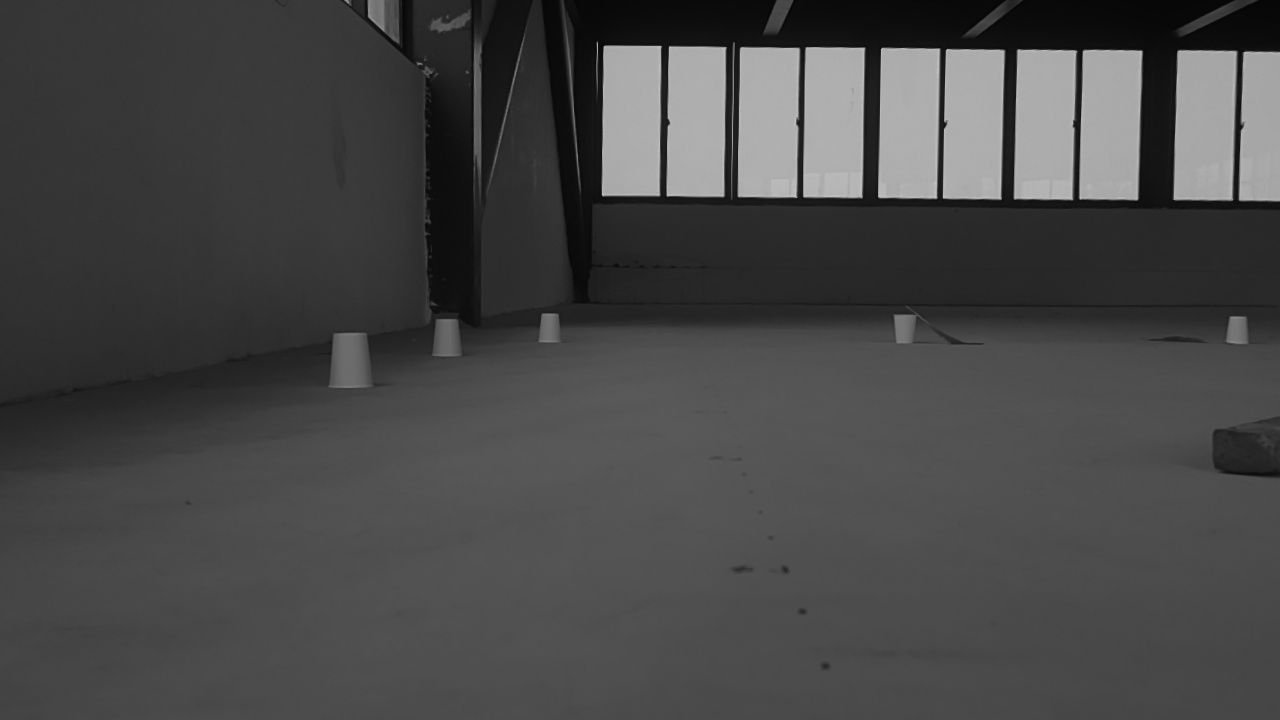
#> input picture imgs/000678_left.png, 1280 x 720 px, found by its file name
$ python stereo3destimation.py
#> lines starting #> are read from the running program, lines starting #| are printed output that depends on the picture; after the words box and inside, x2 and y2 are one past the last pixel; in counts of white or black regions, pixels touching at a corner belong together
### pythonscripts/exercise/display_image.py
import sys
import os
# from _pickle import dump
sys.path.insert(0, os.path.abspath('..'))

import numpy as np
import cv2
import matplotlib.pyplot as plt


class DisplayImg(object):
    def __init__(self, win_name=""):

        self.win_name = win_name

        self.resize_ratio = 0.5
        self.mouse_pos_text= ""
        return
    def appendtext2img(self, m, text):

        return self.addtext2img(m, text, True)

    def show_image(self, img,textlines=[], img_width=0):
#         img = cv2.resize(img, (0,0), fx=self.resize_ratio, fy=self.resize_ratio)


        win_name = self.win_name
        cv2.namedWindow( win_name, cv2.WINDOW_AUTOSIZE )
        cv2.setMouseCallback(win_name,self.on_mouse)
        self.img_width = img_width
        while True:
            res_img = img.copy()
            description_text = textlines.copy()
            cur_img_width = res_img.shape[1]
            if(cur_img_width > 2000):
                res_img = cv2.resize(res_img, (0,0), fx=self.resize_ratio, fy=self.resize_ratio)

            if (self.mouse_pos_text != ""):
                    description_text.append(self.mouse_pos_text)
            if(len(description_text) != 0):
                res_img = self.appendtext2img(res_img, description_text)

            cv2.imshow(win_name,res_img)
            key = cv2.waitKey(10)
            if  key != -1:
                if key == 1048677:
                    break
                print('key={}'.format(key))
#                 break;
        cv2.destroyWindow(win_name);
        for _ in range(6):
            cv2.waitKey(1)

        return

    def addtext2img(self, m, text, append):

        #draw the blank area with text lines
        height = m.shape[0]
        width = m.shape[1]
        text_lines = text
        blank_height = (len(text_lines) + 1) * 30

        blank_area = np.zeros((blank_height, m.shape[1], m.shape[2]), m.dtype)

        #draw the line
        y0 = 25
        dy = 30
        i = 0

        for text_line in text_lines:
            y = y0 + i*dy
            cv2.putText(blank_area, text_line, (5,y), cv2.FONT_HERSHEY_COMPLEX_SMALL, 1, (0,255,0), 1)
            i = i + 1


        #do the concatenation

        if(append):
            res_img = np.concatenate((m, blank_area), axis = 0)
        else:
            res_img = np.concatenate((blank_area,m), axis = 0)


        return res_img
    # [8 lines left out: function on_mouse, not called in this run]

    def run(self):
        return

### pythonscripts/exercise/stereo3destimation.py
import sys
import os
# from _pickle import dump
sys.path.insert(0, os.path.abspath('../../'))

import numpy as np
import cv2
from pythonscripts.exercise.display_image import DisplayImg


class Stereo3DEstimation(object):
    def __init__(self):
# [4 lines of commented-out code are left out]


        self.img_1_str = '/home/aiways/workspace/featurematcher/imgs/000046_left.png'
        self.img_2_str = '/home/aiways/workspace/featurematcher/imgs/000046_right.png'
        self.img_1_pnt = (512,108)
        self.img_2_pnt = (486,108)
#

        self.img_1_str = '/home/aiways/workspace/featurematcher/imgs/000448_left.png'
        self.img_2_str = '/home/aiways/workspace/featurematcher/imgs/000448_right.png'
        self.img_1_pnt = (462,88)
        self.img_2_pnt = (434,88)


        self.img_1_str = '/home/aiways/workspace/featurematcher/imgs/000678_left.png'
        self.img_2_str = '/home/aiways/workspace/featurematcher/imgs/000678_right.png'
        self.img_1_pnt = (428,76)
        self.img_2_pnt = (398,76)


        print(self.img_1_str)
        print(self.img_2_str)
        self.mtx = np.array([[1.28879712e+03, 0.00000000e+00, 6.84754189e+02],
         [0.00000000e+00, 1.28879712e+03, 3.78154942e+02],
         [0.00000000e+00, 0.00000000e+00, 1.00000000e+00]])

        self.f = 6.0e-03
        self.b = 12e-02

        return


    def compute3d(self):
        fx = self.mtx[0][0]
        cx = self.mtx[0][2]
        fy = self.mtx[1][1]
        cy = self.mtx[1][2]
        ul = self.img_1_pnt[0]
        ur = self.img_2_pnt[0]
        vl = self.img_1_pnt[1]


        z = self.b * fx / (ul - ur)
        x = (ul -cx) * z / fx
        y = (vl - cy) * z/ fy

        res = []
        res.append("l pnts ={}".format(self.img_1_pnt))
        res.append("r pnts ={}".format(self.img_2_pnt))
        res.append("z={}, x = {}, y={}".format(z, x, y))

        return res

    def drawmatch(self):
        img_1 = cv2.imread(self.img_1_str, cv2.IMREAD_COLOR)
        img_2 = cv2.imread(self.img_2_str, cv2.IMREAD_COLOR)
        img = np.concatenate((img_1, img_2), axis=1)

        img_width = img_1.shape[1]


        lineThickness = 2
        cv2.line(img, self.img_1_pnt, (self.img_2_pnt[0] + img_1.shape[1], self.img_2_pnt[1]), (0,255,0), lineThickness)

        si = DisplayImg("Estimate 3D position")
        textlines = self.compute3d()
        print(textlines)
        si.show_image(img, textlines, img_width)


        return
    def run(self):

        self.drawmatch()
#> in drawmatch, img_1 is the input picture: shape (720, 1280, 3); min 2, max 200, mean 71.5
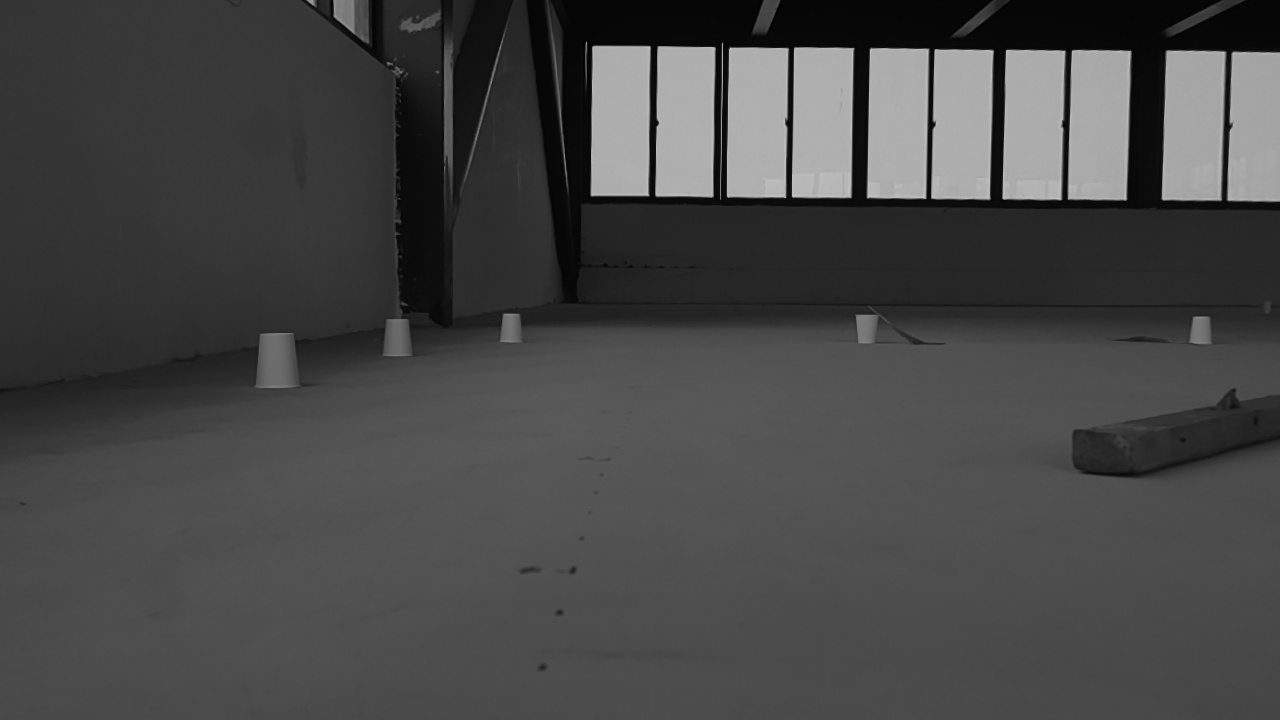
#> input picture imgs/000678_right.png, 1280 x 720 px, found by its file name
#> in drawmatch, img_2 is the input picture: shape (720, 1280, 3); min 0, max 196, mean 71.2
#> in drawmatch, `img = np.concatenate((img_1, img_2), axis=1)`:
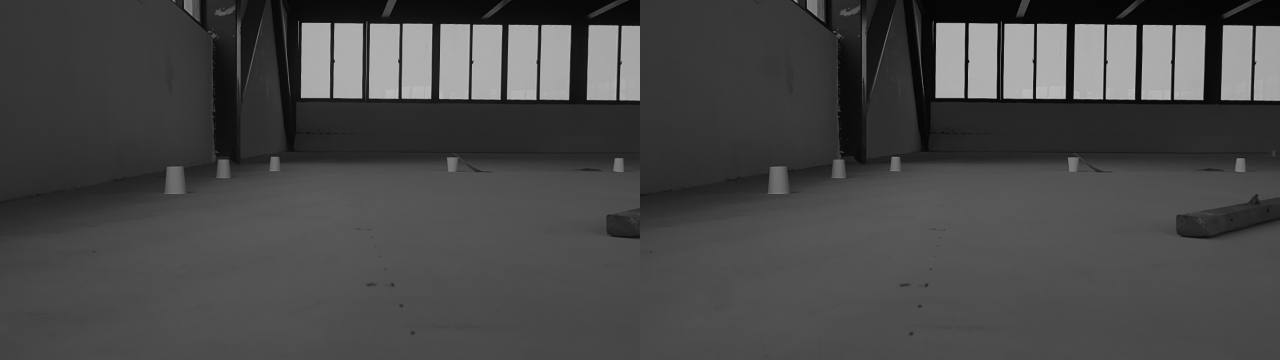
#> img: shape (720, 2560, 3) (shown at 1/2 size); min 0, max 200, mean 71.3
#> in drawmatch, `cv2.line(img, self.img_1_pnt, (self.img_2_pnt[0] + img_1.shape[1], sel..`:
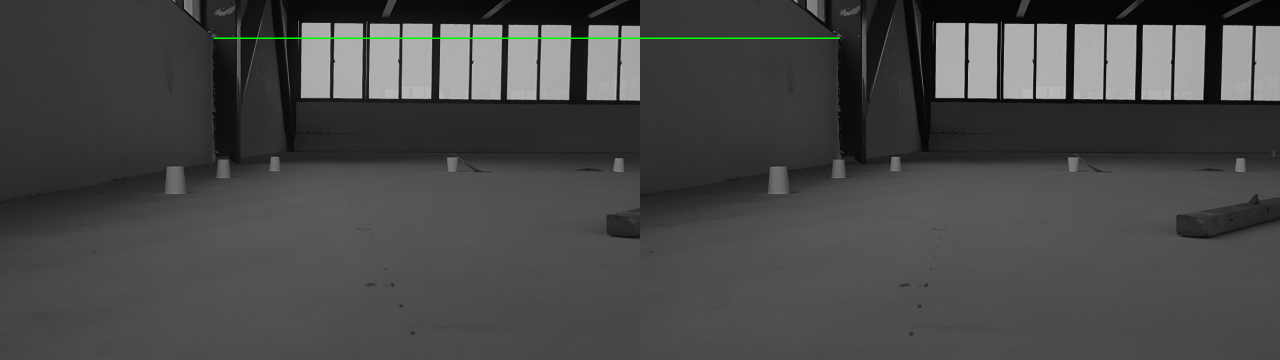
#> img: shape (720, 2560, 3) (shown at 1/2 size); 0.2% of pixels changed, all inside (x1, y1, x2, y2) = (427, 75, 1680, 78)
#> in show_image, `res_img = cv2.resize(res_img, (0,0), fx=self.resize_ratio, fy=self.res..`:
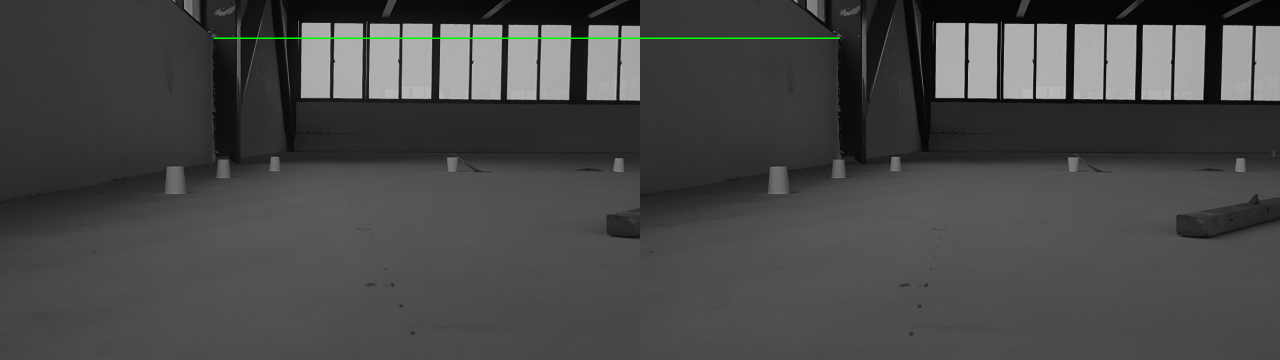
#> res_img: shape (360, 1280, 3); mean B, G, R 71.2, 71.7, 71.2
#> after the loop in addtext2img, `for text_line in text_lines:`:
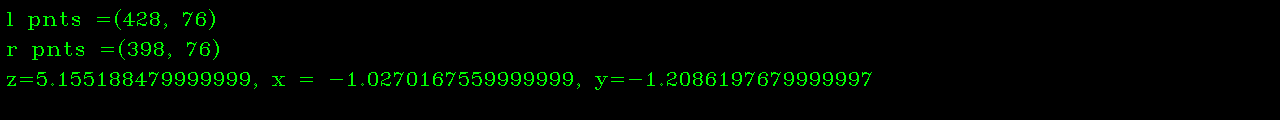
#> blank_area: shape (120, 1280, 3); mean of channels 0, 1, 2 0, 6.6, 0; drawn as B, G, R
#> in addtext2img, `res_img = np.concatenate((m, blank_area), axis = 0)`:
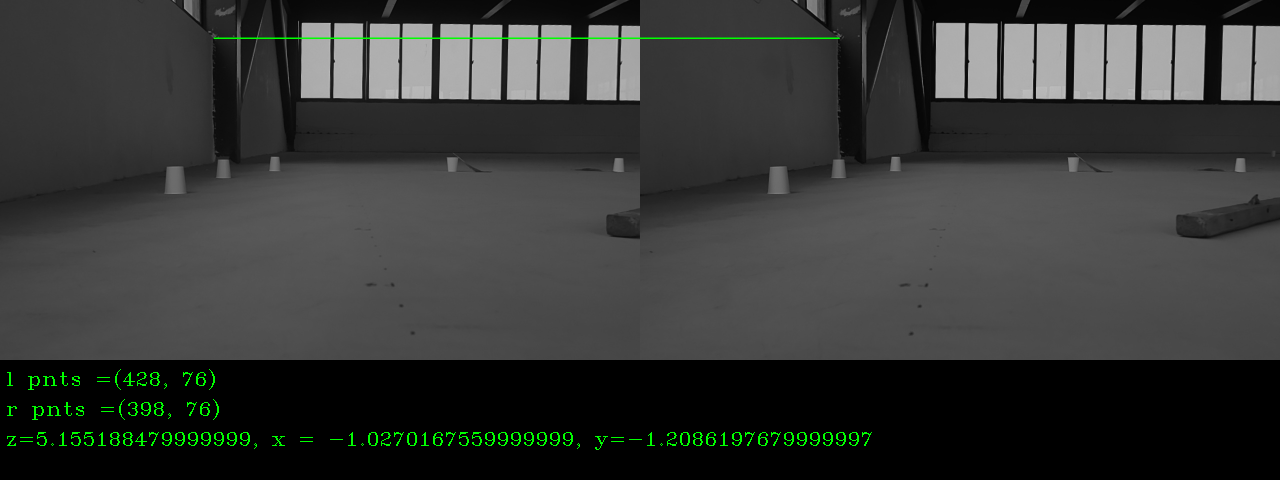
#> res_img: shape (480, 1280, 3); mean B, G, R 53.4, 55.5, 53.4
#> (key Esc is pressed here)
#| key=27


        return


if __name__ == "__main__":
    obj= Stereo3DEstimation()
    obj.run()
